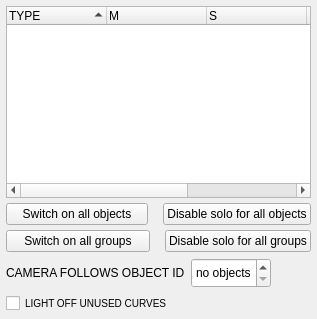
        <widget class="QWidget" name="tabView">
         <property name="statusTip">
          <string>Objects panel|This panel allows you to control the objects behaviour regarding to the score. You can mute some of them, turn objects in solo mode…</string>
         </property>
         <attribute name="icon">
          <iconset resource="../icons/IanniX.qrc">
           <normaloff>:/general/res_icon_inspector_view.png</normaloff>:/general/res_icon_inspector_view.png</iconset>
         </attribute>
         <attribute name="title">
          <string>OBJECTS</string>
         </attribute>
         <layout class="QVBoxLayout" name="verticalLayout_10">
          <property name="margin">
           <number>6</number>
          </property>
          <item>
           <widget class="QSplitter" name="splitter_3">
            <property name="orientation">
             <enum>Qt::Vertical</enum>
            </property>
            <widget class="QWidget" name="layoutWidget4">
             <layout class="QVBoxLayout" name="verticalLayout_7">
              <property name="spacing">
               <number>5</number>
              </property>
              <property name="bottomMargin">
               <number>0</number>
              </property>
              <item>
               <widget class="QTreeWidget" name="ccView">
                <property name="toolTip">
                 <string>Lists all objects of the score</string>
                </property>
                <property name="alternatingRowColors">
                 <bool>true</bool>
                </property>
                <property name="selectionMode">
                 <enum>QAbstractItemView::ExtendedSelection</enum>
                </property>
                <property name="sortingEnabled">
                 <bool>true</bool>
                </property>
                <property name="animated">
                 <bool>true</bool>
                </property>
                <attribute name="headerShowSortIndicator" stdset="0">
                 <bool>true</bool>
                </attribute>
                <column>
                 <property name="text">
                  <string>TYPE</string>
                 </property>
                </column>
                <column>
                 <property name="text">
                  <string>M</string>
                 </property>
                </column>
                <column>
                 <property name="text">
                  <string>S</string>
                 </property>
                </column>
                <column>
                 <property name="text">
                  <string>ID</string>
                 </property>
                </column>
                <column>
                 <property name="text">
                  <string>GROUP ID</string>
                 </property>
                </column>
               </widget>
              </item>
              <item>
               <layout class="QHBoxLayout" name="horizontalLayout_6">
                <property name="spacing">
                 <number>15</number>
                </property>
                <item>
                 <widget class="QPushButton" name="unmuteObjects">
                  <property name="minimumSize">
                   <size>
                    <width>0</width>
                    <height>22</height>
                   </size>
                  </property>
                  <property name="maximumSize">
                   <size>
                    <width>16777215</width>
                    <height>16777215</height>
                   </size>
                  </property>
                  <property name="toolTip">
                   <string>Switch on all objects</string>
                  </property>
                  <property name="text">
                   <string>Switch on all objects</string>
                  </property>
                 </widget>
                </item>
                <item>
                 <widget class="QPushButton" name="unsoloObjects">
                  <property name="minimumSize">
                   <size>
                    <width>0</width>
                    <height>22</height>
                   </size>
                  </property>
                  <property name="maximumSize">
                   <size>
                    <width>16777215</width>
                    <height>16777215</height>
                   </size>
                  </property>
                  <property name="toolTip">
                   <string>Disable solo for all objects</string>
                  </property>
                  <property name="text">
                   <string>Disable solo for all objects</string>
                  </property>
                 </widget>
                </item>
               </layout>
              </item>
              <item>
               <layout class="QHBoxLayout" name="horizontalLayout_7">
                <property name="spacing">
                 <number>15</number>
                </property>
                <item>
                 <widget class="QPushButton" name="unmuteGroups">
                  <property name="minimumSize">
                   <size>
                    <width>0</width>
                    <height>22</height>
                   </size>
                  </property>
                  <property name="maximumSize">
                   <size>
                    <width>16777215</width>
                    <height>16777215</height>
                   </size>
                  </property>
                  <property name="toolTip">
                   <string>Switch on all groups</string>
                  </property>
                  <property name="text">
                   <string>Switch on all groups</string>
                  </property>
                 </widget>
                </item>
                <item>
                 <widget class="QPushButton" name="unsoloGroups">
                  <property name="minimumSize">
                   <size>
                    <width>0</width>
                    <height>22</height>
                   </size>
                  </property>
                  <property name="maximumSize">
                   <size>
                    <width>16777215</width>
                    <height>16777215</height>
                   </size>
                  </property>
                  <property name="toolTip">
                   <string>Disable solo for all groups</string>
                  </property>
                  <property name="text">
                   <string>Disable solo for all groups</string>
                  </property>
                 </widget>
                </item>
               </layout>
              </item>
             </layout>
            </widget>
           </widget>
          </item>
          <item>
           <layout class="QHBoxLayout" name="horizontalLayout_9">
            <item>
             <widget class="QLabel" name="followIdLabel">
              <property name="sizePolicy">
               <sizepolicy hsizetype="Maximum" vsizetype="Preferred">
                <horstretch>0</horstretch>
                <verstretch>0</verstretch>
               </sizepolicy>
              </property>
              <property name="text">
               <string>CAMERA FOLLOWS OBJECT ID</string>
              </property>
              <property name="buddy">
               <cstring>followId</cstring>
              </property>
             </widget>
            </item>
            <item>
             <widget class="QSpinBox" name="followId">
              <property name="minimumSize">
               <size>
                <width>80</width>
                <height>30</height>
               </size>
              </property>
              <property name="maximumSize">
               <size>
                <width>80</width>
                <height>16777215</height>
               </size>
              </property>
              <property name="toolTip">
               <string>Camera point of view can be controled by an object. Type here the ID of this object.</string>
              </property>
              <property name="specialValueText">
               <string>no objects</string>
              </property>
              <property name="minimum">
               <number>-1</number>
              </property>
              <property name="maximum">
               <number>999999</number>
              </property>
              <property name="value">
               <number>-1</number>
              </property>
             </widget>
            </item>
            <item>
             <spacer name="horizontalSpacer_4">
              <property name="orientation">
               <enum>Qt::Horizontal</enum>
              </property>
              <property name="sizeHint" stdset="0">
               <size>
                <width>40</width>
                <height>20</height>
               </size>
              </property>
             </spacer>
            </item>
           </layout>
          </item>
          <item>
           <widget class="QCheckBox" name="viewCurveOpacityCheck">
            <property name="toolTip">
             <string>Gives a small opacity on curves which has no cursor running on</string>
            </property>
            <property name="styleSheet">
             <string notr="true">font: 10px;</string>
            </property>
            <property name="text">
             <string>LIGHT OFF UNUSED CURVES</string>
            </property>
            <property name="checked">
             <bool>false</bool>
            </property>
           </widget>
          </item>
         </layout>
        </widget>
